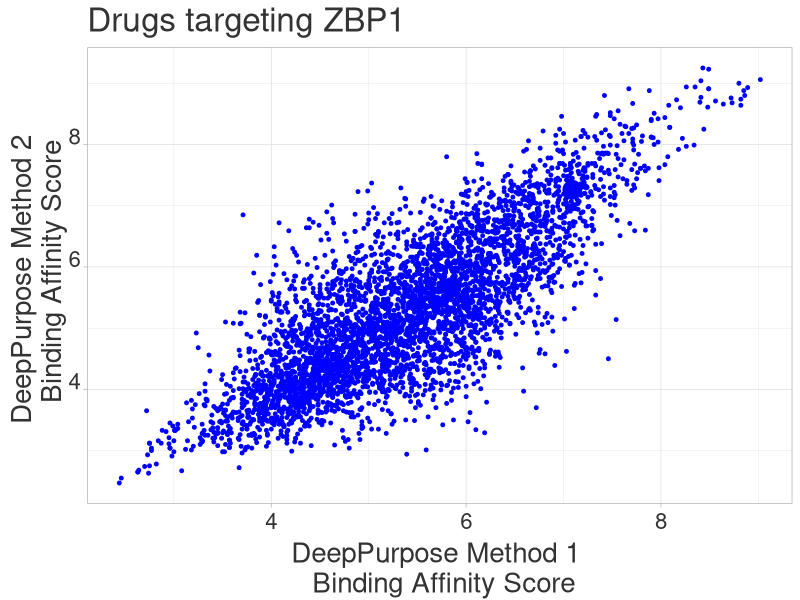

The R script that drew this image:
library(data.table)
library(ggplot2)
library(ggrepel)
library(tibble)

setwd("/home/rmall/TII/Projects/Raghav/Druggability/")

ZBP1_df <- fread("Results/Raj_Analysis/ZBP1_Drug_Predictions_Subset.csv",header=TRUE)
ZBP1_df <- as.data.frame(ZBP1_df)
ZBP1_df$Size <- 1
ZBP1_df$Color <- "blue"
ZBP1_df[ZBP1_df$Drug_Name%in%c("ZAPi","LOC14"),]$Color <- "blue"
ZBP1_df[ZBP1_df$Drug_Name%in%c("ZAPi","LOC14"),]$Size <- 3
subset_ZBP1_df <- ZBP1_df[ZBP1_df$Drug_Name%in%c("ZAPi","LOC14"),]


g_ZBP1 <- ggplot(ZBP1_df, aes(x=Morgan_AAC_BindingDB_IC50,y=Morgan_CNN_BindingDB_IC50))+
  geom_point(aes(color=Color,size=Size)) + xlab(expr("DeepPurpose Method 1 \n Binding Affinity Score"))+ ylab(expr("DeepPurpose Method 2 \n Binding Affinity Score")) + 
  ggtitle("Drugs targeting ZBP1") + scale_color_manual(values=c("red"="red","blue"="blue"))+
  #xlim(c(10,13))+ylim(c(0,20))+
  # geom_label_repel(data = subset_ZBP1_df, aes(label = Drug_Name, x = Morgan_AAC_KIBA, y = MPNN_CNN_BindingDB),
  #                  box.padding = 0.25,
  #                  point.padding = 0.05,
  #                  nudge_x = .25,
  #                  nudge_y = .25,
  #                  segment.linetype = 1,
  #                  max.overlaps = 20,
  #                  segment.curvature = -1e-20,
  #                  arrow = arrow(length = unit(0.01, "npc")),
  #                  segment.color = 'grey50') +
  theme_light()+
  theme(legend.position="none")+
  #theme(legend.text=element_text(size=20),
  #      legend.title=element_text(size=20))+ 
  theme(axis.text.x = element_text(color = "grey20", size = 16, angle = 0, hjust = .5, vjust = .5, face = "plain"),
        axis.text.y = element_text(color = "grey20", size = 16, angle = 0, hjust = 1, vjust = 0, face = "plain"),
        axis.title.x = element_text(color = "grey20", size = 20, angle = 0, hjust = .5, vjust = 0, face = "plain"),
        axis.title.y = element_text(color = "grey20", size = 20, angle = 90, hjust = .5, vjust = .5, face = "plain"),
        title=element_text(color="grey20", size=20, face="plain"))

ggsave(filename="Results/Raj_Analysis/ZBP1_ZAPi_Hit_without_annotation.pdf",plot = g_ZBP1, device = pdf(), height = 4, width = 6, units="in")
dev.off()
